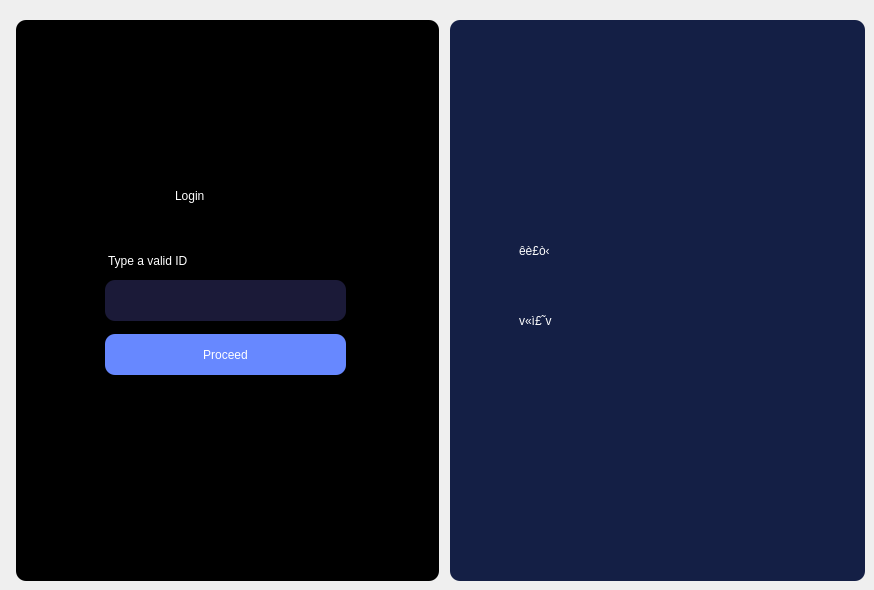
    <widget class="QWidget" name="tab">
     <attribute name="title">
      <string>Login</string>
     </attribute>
     <widget class="QColumnView" name="columnView">
      <property name="geometry">
       <rect>
        <x>450</x>
        <y>20</y>
        <width>415</width>
        <height>561</height>
       </rect>
      </property>
      <property name="styleSheet">
       <string notr="true">background-color:rgb(20, 31, 69);
border-radius: 10px;</string>
      </property>
     </widget>
     <widget class="QLabel" name="sagayam">
      <property name="geometry">
       <rect>
        <x>519</x>
        <y>220</y>
        <width>221</width>
        <height>61</height>
       </rect>
      </property>
      <property name="styleSheet">
       <string notr="true">background-color:rgba(255, 255, 255, 0);
font: 68pt &quot;Tam-Tamil014&quot;;
color: white</string>
      </property>
      <property name="text">
       <string>êè£ò‹</string>
      </property>
     </widget>
     <widget class="QLabel" name="stores">
      <property name="geometry">
       <rect>
        <x>519</x>
        <y>280</y>
        <width>281</width>
        <height>81</height>
       </rect>
      </property>
      <property name="styleSheet">
       <string notr="true">background-color:rgba(255, 255, 255, 0);
font: 68pt &quot;Tam-Tamil014&quot;;
color: white</string>
      </property>
      <property name="text">
       <string>v«ì£˜v</string>
      </property>
     </widget>
     <widget class="QColumnView" name="columnView_2">
      <property name="geometry">
       <rect>
        <x>16</x>
        <y>20</y>
        <width>423</width>
        <height>561</height>
       </rect>
      </property>
      <property name="styleSheet">
       <string notr="true">background-color:rgb(0, 0, 0);
border-radius: 10px;</string>
      </property>
     </widget>
     <widget class="QLabel" name="login_head">
      <property name="geometry">
       <rect>
        <x>175</x>
        <y>170</y>
        <width>131</width>
        <height>51</height>
       </rect>
      </property>
      <property name="styleSheet">
       <string notr="true">background-color:rgba(255, 255, 255, 0);
font: 63 30pt &quot;Poppins SemiBold&quot;;
color: white</string>
      </property>
      <property name="text">
       <string>Login</string>
      </property>
     </widget>
     <widget class="QLineEdit" name="loginInp">
      <property name="geometry">
       <rect>
        <x>105</x>
        <y>280</y>
        <width>241</width>
        <height>41</height>
       </rect>
      </property>
      <property name="styleSheet">
       <string notr="true">color: white;
font: 14pt &quot;Poppins&quot;;
border-radius: 10px;
background-color:rgb(27, 26, 56);
padding: 7px 12px;</string>
      </property>
      <property name="text">
       <string/>
      </property>
      <property name="echoMode">
       <enum>QLineEdit::Password</enum>
      </property>
     </widget>
     <widget class="QLabel" name="login_instruction">
      <property name="geometry">
       <rect>
        <x>108</x>
        <y>240</y>
        <width>121</width>
        <height>41</height>
       </rect>
      </property>
      <property name="styleSheet">
       <string notr="true">background-color:rgba(255, 255, 255, 0);
font: 63 11pt &quot;Poppins SemiBold&quot;;
color: white</string>
      </property>
      <property name="text">
       <string>Type a valid ID</string>
      </property>
     </widget>
     <widget class="QPushButton" name="loginBtn">
      <property name="geometry">
       <rect>
        <x>105</x>
        <y>334</y>
        <width>241</width>
        <height>41</height>
       </rect>
      </property>
      <property name="cursor">
       <cursorShape>PointingHandCursor</cursorShape>
      </property>
      <property name="styleSheet">
       <string notr="true">QPushButton#loginBtn {
background-color: #6788FF; /* Background color */
font: 63 11pt &quot;Poppins SemiBold&quot;;
color: white; /* Text color */
outline: 0;
padding: 10px 20px; /* Padding for the button */
border: none; /* Remove default button border */
border-radius: 10px; /* Add some border-radius for a rounded appearance */
}
QPushButton#loginBtn:hover {
cursor: pointer; /* Change cursor to pointer on hover */
background-color: #4c6cbf;
}</string>
      </property>
      <property name="text">
       <string>Proceed</string>
      </property>
      <property name="autoDefault">
       <bool>true</bool>
      </property>
      <property name="default">
       <bool>true</bool>
      </property>
      <property name="flat">
       <bool>false</bool>
      </property>
     </widget>
     <widget class="QLabel" name="loginInfoLbl">
      <property name="geometry">
       <rect>
        <x>105</x>
        <y>394</y>
        <width>241</width>
        <height>21</height>
       </rect>
      </property>
      <property name="styleSheet">
       <string notr="true">background-color:rgba(255, 255, 255, 0);
font: 63 11pt &quot;Poppins SemiBold&quot;;
color: red</string>
      </property>
      <property name="text">
       <string/>
      </property>
      <property name="alignment">
       <set>Qt::AlignCenter</set>
      </property>
     </widget>
    </widget>
